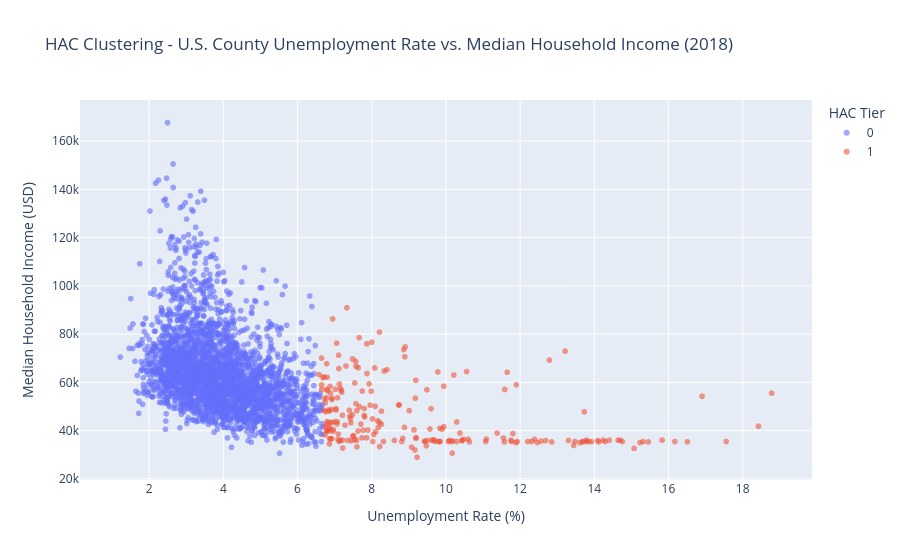

This figure's notebook cell:
### Code cell
fig = px.scatter(county_2018, x='Unemployment_rate', y='Median_Household_Income', color=county_2018['hac_cluster'].astype(str), opacity=0.6,
                title=f"HAC Clustering - U.S. County Unemployment Rate vs. Median Household Income (2018)",
                labels={
                    'Unemployment_rate': 'Unemployment Rate (%)',
                    'Median_Household_Income': 'Median Household Income (USD)',
                    'color': 'HAC Tier'
                }
)
fig.show()

### Figure 1 — Plotly figure (JSON) as saved in the notebook; plotly's stock layout.template omitted (floating-point values rounded to 4 significant figures; data arrays with more than 128 entries replaced by an {"elided": "..."} marker saying what was removed)
{"data": [{"hovertemplate": "HAC Tier=0<br>Unemployment Rate (%)=%{x}<br>Median Household Income (USD)=%{y}<extra></extra>", "legendgroup": "0", "marker": {"color": "#636efa", "opacity": 0.6, "symbol": "circle"}, "mode": "markers", "name": "0", "showlegend": true, "type": "scattergl", "x": {"elided": "2997 float values"}, "xaxis": "x", "y": {"elided": "2997 float values"}, "yaxis": "y"}, {"hovertemplate": "HAC Tier=1<br>Unemployment Rate (%)=%{x}<br>Median Household Income (USD)=%{y}<extra></extra>", "legendgroup": "1", "marker": {"color": "#EF553B", "opacity": 0.6, "symbol": "circle"}, "mode": "markers", "name": "1", "showlegend": true, "type": "scattergl", "x": {"elided": "222 float values"}, "xaxis": "x", "y": {"elided": "222 float values"}, "yaxis": "y"}], "layout": {"legend": {"title": {"text": "HAC Tier"}, "tracegroupgap": 0}, "title": {"text": "HAC Clustering - U.S. County Unemployment Rate vs. Median Household Income (2018)"}, "xaxis": {"anchor": "y", "domain": [0, 1], "title": {"text": "Unemployment Rate (%)"}}, "yaxis": {"anchor": "x", "domain": [0, 1], "title": {"text": "Median Household Income (USD)"}}}}
